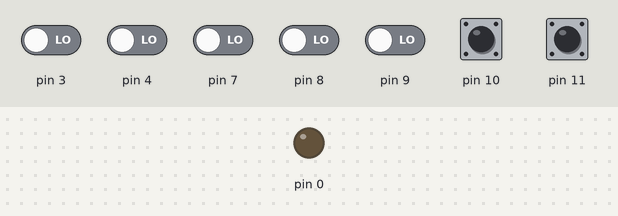
Bench run of a sketch on a simulated Arduino Uno, built with avr-gcc and run on an emulated ATmega328P. On the bench: output pins drawn as LEDs (lit = HIGH). The test bench sets the inputs (shaded band); at power-on: pin 10, pin 11 HIGH, pin 3, pin 4, pin 7–9 LOW.

Above: at 1.2 s.
1.3 s: pin 8 driven HIGH
At 1.9 s:
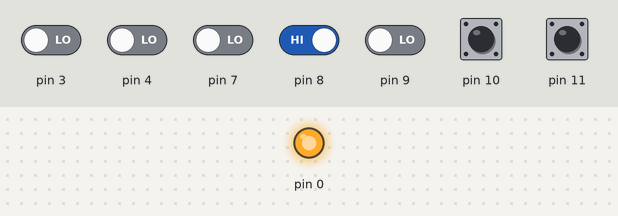
2.8 s: pin 8 driven LOW
At 4.1 s:
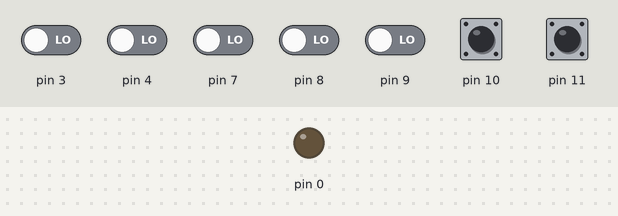
Timing chart, 0 to 5.8 s (numbered marks = the images above; inputs shaded):
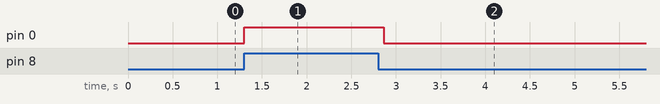

Measured:
- after the input at 1.3 s, pin 0: LOW → HIGH at once
- after the input at 2.8 s, pin 0: HIGH → LOW after 0.06 s

The sketch:

hyperfire.ino
```cpp
#include <stdint.h>

int dart_count;

boolean Trigger_state;
boolean Rev_state;
boolean dart_state;
boolean first_scan;

typedef enum _three_state{
    kTop,
    kBottom,
    kMiddle
}three_state_t;

typedef enum _status_t{
    kSuccess,
    kFail
}status_t;


class Momentary {
    public:
    uint_fast8_t pin; // Pin number
    uint_fast8_t state; // Internal state of the switch
    /// Construct a new momentary switch
    Momentary(uint_fast8_t _pin){
        this->pin = _pin;
        pinMode(pin, INPUT);
        state = digitalRead(pin);
    }

    /// Update the pin, return the state
    void Update(){
        state = digitalRead(pin);
    }
};

class ThreeWay {
    uint_fast32_t update_ms = 65;
    uint_fast32_t prev_ms;

    public:
    uint_fast8_t pin1;
    uint_fast8_t pin2;
    /// internal states
    three_state_t state;
    ThreeWay(uint_fast8_t _pin1, uint_fast8_t _pin2){
        this->pin1 = _pin1;
        this->pin2 = _pin2;
        pinMode(pin1, INPUT_PULLUP);
        pinMode(pin2, INPUT_PULLUP);
        StateChk();
    }

    void Update(){
        uint_fast32_t curr_ms = millis();
        if ((curr_ms - prev_ms) >= update_ms){
            StateChk();
            prev_ms = curr_ms;
        }
    }

    private:
    void StateChk(){
        if (digitalRead(pin1) == LOW){
            state = kTop;
        } else if(digitalRead(pin2) == LOW){
            state = kBottom;
        } else {
            state = kMiddle;
        }
    }
};

class Motor {
    uint_fast32_t update_ms = 65;
    uint_fast32_t prev_ms;

    public:
    uint_fast8_t pin;
    uint_fast8_t speed;

    Motor(uint_fast8_t _pin){
        this->pin = pin;
        pinMode(pin, OUTPUT);
    }

    void Update(uint_fast8_t speed){
        uint_fast32_t curr_ms = millis();
        if ((curr_ms - prev_ms) >= update_ms){
            analogWrite(pin, speed);
            prev_ms = curr_ms;
        }
    }
};


void full_auto(Momentary Trigger, Motor Feedbelt, uint_fast8_t speed) {
  Feedbelt.Update(speed);
  while (Trigger.state == 1){
      Trigger.Update();
  }
  Feedbelt.Update(0);
}


status_t fire(Momentary Dart, Momentary Trigger, Motor Feedbelt, uint_fast8_t num, uint_fast8_t speed){
    ++num;
    Feedbelt.Update(speed);
    while(--num){
        while(Dart.state == 1 || Trigger.state == 1){
            Dart.Update();
            Trigger.Update();
        }
        if (Trigger.state == 0) return kFail;
        while(Dart.state == 0 || Trigger.state == 1){
            Dart.Update();
            Trigger.Update();
        }
        if (Trigger.state == 0) return kFail;
    }
    Feedbelt.Update(0);
    return kSuccess;
}


void testprint()
{
   /*
  Serial.print("Rev ");
  Serial.println(digitalRead(rev));
  Serial.print("Trigger ");
  Serial.println(digitalRead(triger));
  Serial.print("Clip ");
  Serial.println(digitalRead(clip));
  Serial.print("Door ");
  Serial.println(digitalRead(door));
  Serial.print("Dart ");
  Serial.println(digitalRead(dart));
  Serial.print("slector_up ");
  Serial.println(digitalRead(slector_up));
  Serial.print("slector_down ");
  Serial.println(digitalRead(slector_down));
  delay(1000);

  */
}

Momentary Trigger(7);
Momentary Rev(8);
Momentary Clip(4);
Momentary Door(3);
Momentary Dart(9);
ThreeWay Selector(10,11);
Motor Flywheel(6);
Motor Feedbelt(5);


void setup()
{

//  pinMode(led, OUTPUT);
//  Serial.begin(9600);
}

void loop() {
  Trigger.Update();
  Rev.Update();
  Selector.Update();

   if (Rev.state == 1) {
    Flywheel.Update(255);
  }
    else {
    Flywheel.Update(0);
  }

  if (Trigger.state == 1 && Rev.state == 1 ){
    if (Selector.state == kTop){
      fire(Dart, Trigger, Feedbelt, 1, 255);
    }
    else if (Selector.state == kBottom){
      fire(Dart, Trigger, Feedbelt, 1, 255);
    }
    else {
      full_auto(Trigger, Feedbelt, 255);
    }
  }
}
```
